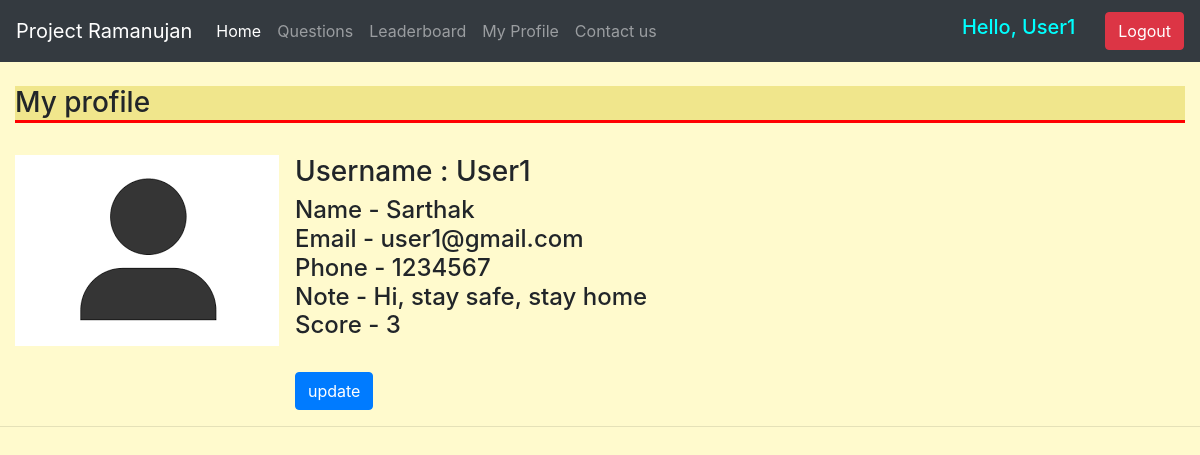
The app's page /profile (signed in) with its own data.
### namo/models.py (models this page shows, shortened)
class Profile(models.Model):
    anna = models.OneToOneField(User, null=True, on_delete=models.CASCADE)
    name = models.CharField(max_length=100, null=True)
    phone = models.CharField(max_length=12, null=True)
    note = models.CharField(max_length=100, null=True)
    pic = models.ImageField(default="default.png", null=True, blank=True)
    score = models.IntegerField(null=True, blank=True, default=0)
    qdone = ListCharField(
        base_field=models.CharField(max_length=16, null=True, blank=True),
        size=6,
        max_length=(6 * 17),
        default=[0],
    )

### namo/views.py (the view)
# urls.py: path('profile', views.profile, name='profile'),
@login_required(login_url='login')
def profile(request):
    profile = Profile.objects.get(anna=request.user)  # User login kar chuka hai, iska matlab request.user hame user dega.
    print(request.user)                                # anna profile model me user hai to use login user set kar dia.
    print(profile.name)
    context = {'profile': profile}
    return render(request, 'namo/profile.html', context)

### namo/templates/namo/profile.html
{% extends 'namo/main.html' %}
{% block content %}
<br>
<h3 style="border-bottom: 3px solid red;
  background-color: khaki;">My profile</h3>
<br>
<div class="media">
  <img src="{{profile.pic.url}}" class="mr-3" alt="...">
  <div class="media-body">
    <h3 class="mt-0">Username : {{user.username}}</h3>
    <h4>
        Name - {{profile.name}}  <br>
        Email - {{user.email}}    <br>
        Phone - {{profile.phone}} <br>
        Note - {{profile.note}}   <br>
        Score - {{profile.score}} <br>
    </h4>
      <br>
      <a class="btn btn-primary" href="{% url 'update' %}" role="button">update</a>
  </div>
</div>
{% endblock %}

### namo/templates/namo/navbar.html (shortened to what this page needs)
<nav class="navbar navbar-expand-lg navbar-dark bg-dark">
  <a class="navbar-brand" href="#">Project Ramanujan</a>
  <div class="collapse navbar-collapse" id="navbarSupportedContent">
    <ul class="navbar-nav mr-auto">
      <li class="nav-item active">
        <a class="nav-link" href="{% url 'index' %}">Home <span class="sr-only">(current)</span></a>
      </li>
      <li class="nav-item">
        <a class="nav-link" href="{% url 'ques' %}">Questions</a>
      </li>
      <li class="nav-item">
        <a class="nav-link " href="{% url 'leader' %}">Leaderboard</a>
      </li>
      {%  if user.is_authenticated %}
      <li class="nav-item">
        <a class="nav-link" href="{% url 'profile' %}">My Profile</a>
      </li>
      {% endif %}
      <li class="nav-item">
        <a class="nav-link" href="{% url 'about' %}">Contact us</a>
      </li>
    </ul>
  </div>
    {%  if user.is_authenticated %}
     <span class="hello-msg" style="color:aqua;">
       <h5>Hello, {{request.user}}</h5>
     </span>
    <p style="padding: 15px;"></p>
     <span ><a  class="btn btn-danger" href="{% url 'logout' %}">Logout</a></span>
  {% endif %}
</nav>

### namo/templates/namo/main.html (style rules this page uses)
body { background-color: #FFFACD; }

### records on screen
Profile: pic (placeholder picture), name "Sarthak", phone "1234567", note "Hi, stay safe, stay home", score "3"

### other values on screen
{{ request.user }} "User1"
{{ user.username }} "User1"
{{ user.email }} "user1@gmail.com"
